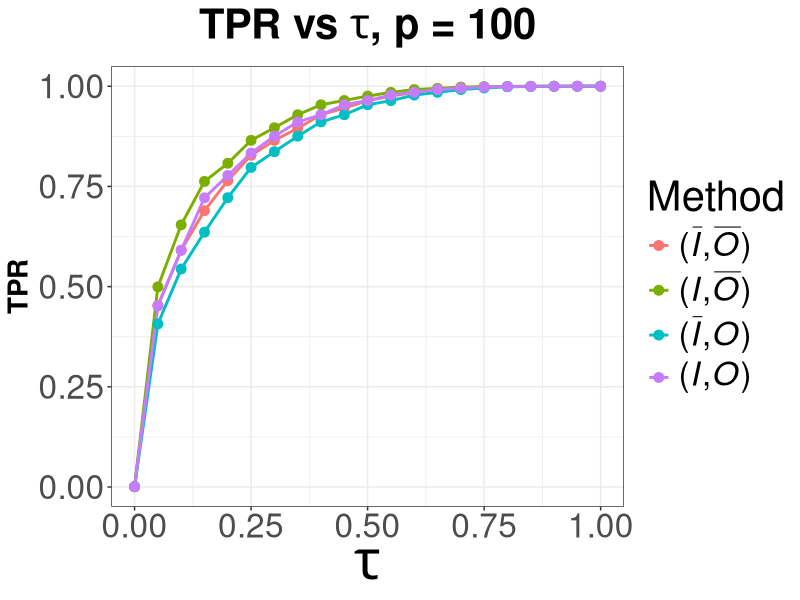
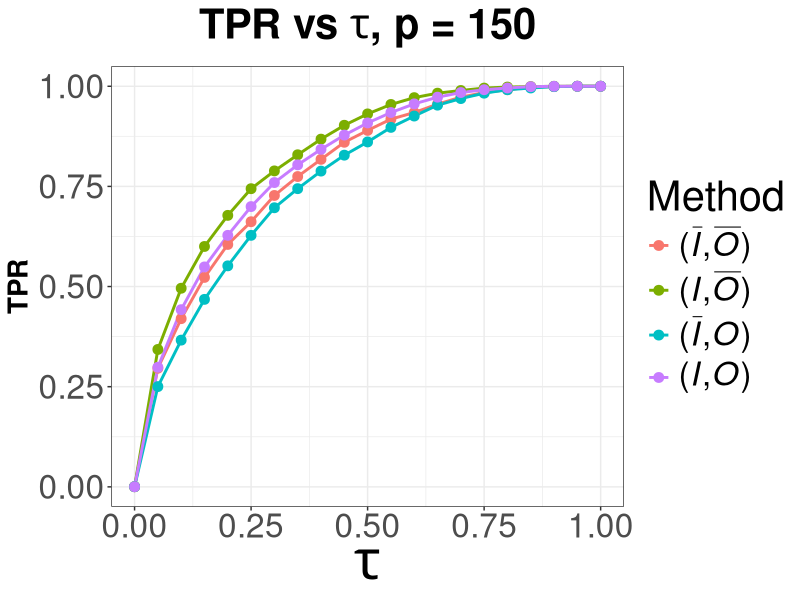
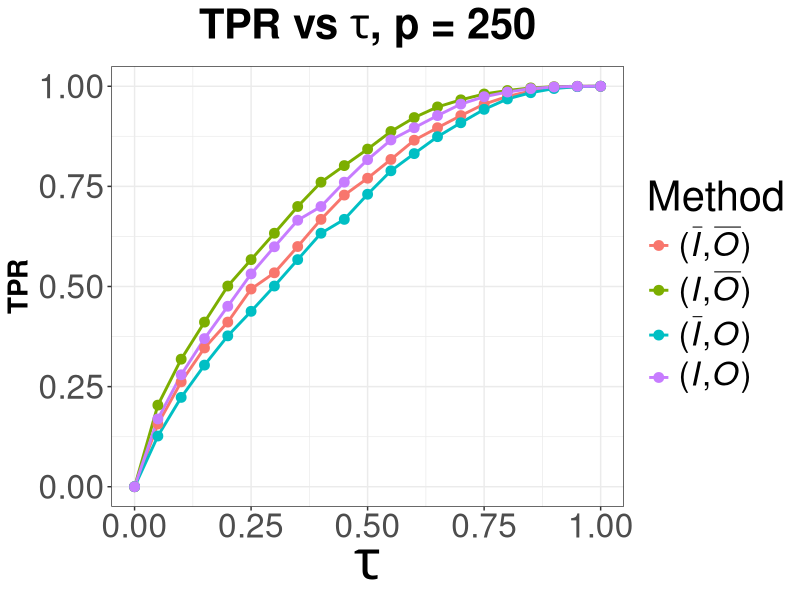

The R script that drew these images, in order:
# SPDX-FileCopyrightText: 2006-2025 Knut Reinert & Freie Universität Berlin
# SPDX-FileCopyrightText: 2016-2025 Knut Reinert & MPI für molekulare Genetik
# SPDX-License-Identifier: BSD-3-Clause

library(ggplot2)
library(reshape2)

tau <- c(0.0, 0.05, 0.1, 0.15, 0.2, 0.25, 0.3, 0.35, 0.4, 0.45, 0.5, 0.55, 0.6, 0.65, 0.7, 0.75, 0.8, 0.85, 0.9, 0.95, 1.0)

#######################################################################################################################
# p = 100
#######################################################################################################################

simple <- c(0.00073, 0.453, 0.5908, 0.68955, 0.76454, 0.82772, 0.86499, 0.89532, 0.92886, 0.94558, 0.96399, 0.97541, 0.98477, 0.99145, 0.99459, 0.99793, 0.99917, 0.99965, 0.99998, 1.0, 1.0)
indirect <- c(0.00073, 0.49942, 0.65422, 0.76251, 0.80768, 0.86499, 0.89651, 0.92886, 0.95377, 0.96445, 0.97541, 0.98477, 0.99173, 0.99459, 0.99793, 0.99905, 0.99952, 0.99993, 0.99999, 1.0, 1.0)
overlapping <- c(0.00073, 0.40691, 0.54404, 0.63588, 0.72183, 0.79746, 0.8367, 0.87545, 0.91107, 0.92886, 0.95386, 0.96399, 0.97798, 0.98477, 0.99173, 0.99578, 0.99863, 0.99948, 0.99992, 1.0, 1.0)
indirect_overlapping <- c(0.00073, 0.45214, 0.59084, 0.72158, 0.77742, 0.83325, 0.87545, 0.91107, 0.92886, 0.95386, 0.96445, 0.97798, 0.98482, 0.99173, 0.99553, 0.99794, 0.99929, 0.99982, 0.99998, 1.0, 1.0)

df <- data.frame(tau, simple, indirect, overlapping, indirect_overlapping)
colnames(df) <- c("tau", "Simple", "Indirect", "Overlap", "Both")
df2 <- melt(df, id = "tau", variable.name="Method")

tpr1 <- ggplot(df2, aes(x = tau, y = value, color = Method)) +
  geom_line(size = 1) +
  geom_point(size = 3) +
  labs(title=expression(bold("TPR vs "*tau*", p = 100")),
       x =expression(tau),
       y ="TPR") +
  scale_colour_discrete(name = "Method", labels =c(expression("("*bar(italic("I"))*","*bar(italic("O"))*")"),
                                                   expression("("*italic("I")*","*bar(italic("O"))*")"),
                                                   expression("("*bar(italic("I"))*","*italic("O")*")"),
                                                   expression("("*italic("I")*","*italic("O")*")"))) +
  theme_bw() +
  theme(text = element_text(size=30),
        plot.title = element_text(size=30, face="bold", hjust = 0.5),
        axis.title.x = element_text(size=40, face="bold"),
        axis.title.y = element_text(size=20, face="bold"),
        legend.text.align = 0)

#######################################################################################################################
# p = 150
#######################################################################################################################

simple <- c(0.00036, 0.29619, 0.41984, 0.52279, 0.60512, 0.66181, 0.72736, 0.77462, 0.81752, 0.86014, 0.88979, 0.91792, 0.93439, 0.95534, 0.97285, 0.98427, 0.99134, 0.99798, 0.99903, 0.99996, 1.0)
indirect <- c(0.00036, 0.34301, 0.49576, 0.60005, 0.6777, 0.74428, 0.78867, 0.82893, 0.86795, 0.90259, 0.93095, 0.95452, 0.97154, 0.9827, 0.98938, 0.99542, 0.99798, 0.99903, 0.99986, 1.0, 1.0)
overlapping <- c(0.00036, 0.25031, 0.36626, 0.46799, 0.55167, 0.62782, 0.69667, 0.74434, 0.7882, 0.82794, 0.86095, 0.8973, 0.92558, 0.9528, 0.96921, 0.9827, 0.99127, 0.99561, 0.99903, 0.99995, 1.0)
indirect_overlapping <- c(0.00036, 0.29841, 0.4423, 0.54899, 0.62782, 0.69962, 0.75958, 0.80379, 0.84256, 0.87809, 0.90844, 0.93434, 0.95601, 0.97271, 0.98423, 0.99134, 0.99565, 0.99892, 0.99983, 0.99998, 1.0)

df <- data.frame(tau, simple, indirect, overlapping, indirect_overlapping)
colnames(df) <- c("tau", "Simple", "Indirect", "Overlap", "Both")
df2 <- melt(df, id = "tau", variable.name="Method")

tpr2 <- ggplot(df2, aes(x = tau, y = value, color = Method)) +
  geom_line(size = 1) +
  geom_point(size = 3) +
  labs(title=expression(bold("TPR vs "*tau*", p = 150")),
       x =expression(tau),
       y ="TPR") +
  scale_colour_discrete(name = "Method", labels =c(expression("("*bar(italic("I"))*","*bar(italic("O"))*")"),
                                                   expression("("*italic("I")*","*bar(italic("O"))*")"),
                                                   expression("("*bar(italic("I"))*","*italic("O")*")"),
                                                   expression("("*italic("I")*","*italic("O")*")"))) +
  theme_bw() +
  theme(text = element_text(size=30),
        plot.title = element_text(size=30, face="bold", hjust = 0.5),
        axis.title.x = element_text(size=40, face="bold"),
        axis.title.y = element_text(size=20, face="bold"),
        legend.text.align = 0)

#######################################################################################################################
# p = 250
#######################################################################################################################

simple <- c(0.0001, 0.1566, 0.26191, 0.34652, 0.41111, 0.49367, 0.5342, 0.5998, 0.66763, 0.72825, 0.77037, 0.81721, 0.86526, 0.89641, 0.92671, 0.95544, 0.97447, 0.98821, 0.99603, 0.9994, 1.0)
indirect <- c(0.0001, 0.20377, 0.31854, 0.41111, 0.50114, 0.5671, 0.63298, 0.69975, 0.76045, 0.80187, 0.84307, 0.88704, 0.9218, 0.94837, 0.96607, 0.98064, 0.9893, 0.99582, 0.99882, 0.99987, 1.0)
overlapping <- c(0.0001, 0.12663, 0.2231, 0.30371, 0.37675, 0.43801, 0.50115, 0.5671, 0.63298, 0.66763, 0.73032, 0.78888, 0.83178, 0.87406, 0.90883, 0.94232, 0.96829, 0.98385, 0.99429, 0.99904, 1.0)
indirect_overlapping <- c(0.0001, 0.16935, 0.27954, 0.36991, 0.45064, 0.53154, 0.59917, 0.66544, 0.69975, 0.76046, 0.81666, 0.86589, 0.89641, 0.92671, 0.95542, 0.97388, 0.98558, 0.99402, 0.9982, 0.99978, 1.0)

df <- data.frame(tau, simple, indirect, overlapping, indirect_overlapping)
colnames(df) <- c("tau", "Simple", "Indirect", "Overlap", "Both")
df2 <- melt(df, id = "tau", variable.name="Method")

tpr3 <- ggplot(df2, aes(x = tau, y = value, color = Method)) +
  geom_line(size = 1) +
  geom_point(size = 3) +
  labs(title=expression(bold("TPR vs "*tau*", p = 250")),
       x =expression(tau),
       y ="TPR") +
  scale_colour_discrete(name = "Method", labels =c(expression("("*bar(italic("I"))*","*bar(italic("O"))*")"),
                                                   expression("("*italic("I")*","*bar(italic("O"))*")"),
                                                   expression("("*bar(italic("I"))*","*italic("O")*")"),
                                                   expression("("*italic("I")*","*italic("O")*")"))) +
  theme_bw() +
  theme(text = element_text(size=30),
        plot.title = element_text(size=30, face="bold", hjust = 0.5),
        axis.title.x = element_text(size=40, face="bold"),
        axis.title.y = element_text(size=20, face="bold"),
        legend.text.align = 0)

#######################################################################################################################
# Save plots
#######################################################################################################################

ggsave(file="<DIR>/tpr_100.svg", plot=tpr1, width=16, height=9)
ggsave(file="<DIR>/tpr_150.svg", plot=tpr2, width=16, height=9)
ggsave(file="<DIR>/tpr_250.svg", plot=tpr3, width=16, height=9)
